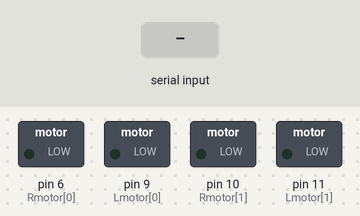
The sketch below on a simulated Arduino Uno, built with avr-gcc and run on an emulated ATmega328P. Parts: switched loads named in the sketch (green lamp = pin HIGH). The inputs (shaded band) are chosen by the test bench.

Above: at 1.2 s.
1.3 s: "F" received over Serial
At 2.5 s:
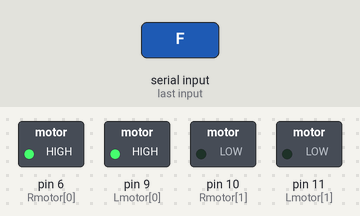
2.8 s: "B" received over Serial
At 3.6 s:
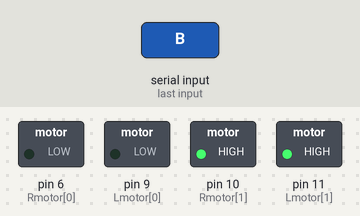
4.3 s: "R" received over Serial
At 4.8 s:
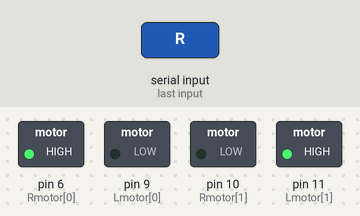
5.8 s: "L" received over Serial
At 7.0 s:
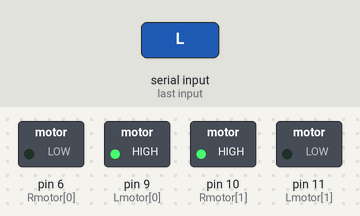
7.3 s: "1" received over Serial
At 8.3 s:
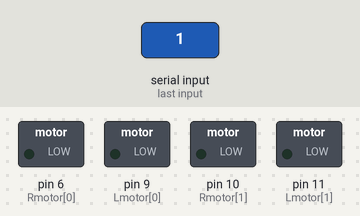
Timing chart, 0 to 9.8 s (numbered marks = the images above; inputs shaded):
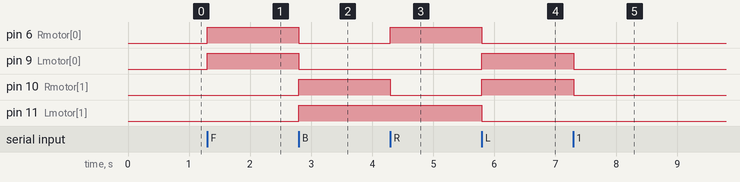

The sketch:

newLab12.ino
```cpp
const int Rmotor[2] = {6, 10};
const int Lmotor[2] = {9, 11};

char serialIn;

void setup() {
  pinMode(Rmotor[0], OUTPUT);
  pinMode(Rmotor[1], OUTPUT);
  pinMode(Lmotor[0], OUTPUT);
  pinMode(Lmotor[1], OUTPUT);

  Serial.begin(9600);
}


void straight(bool forward = true, bool off = false) {
  int forVar = forward ? 255 : 0;
  // right motor
  analogWrite(Rmotor[0], (off ? 0 : forVar));
  analogWrite(Rmotor[1], (off ? 0 : 255 - forVar));
  // left motor
  analogWrite(Lmotor[0], (off ? 0 : forVar));
  analogWrite(Lmotor[1], (off ? 0 : 255 - forVar));
}

void side(bool forward = true, bool right = true) {
  int leftVar = right ? 255 : 255;
  int rightVar = right ? 255 : 255;
  int forVar = forward ? 1 : 0;
  // right motor
  analogWrite(Rmotor[1 - forVar], rightVar);
  analogWrite(Rmotor[forVar], 0);
  // left motor
  analogWrite(Lmotor[forVar], leftVar);
  analogWrite(Lmotor[1-forVar], 0);
}

void loop() {
  while (Serial.available() > 0) {
    serialIn = Serial.read();
  }

  if (serialIn == 'F') {
    straight();
  } else if (serialIn == 'B') {
    //back
    straight(false);
  } else if (serialIn == 'R') {
    //right
    side();
  } else if (serialIn == 'L') {
    // left
    side(false);
  } else {
    straight(true, true);
  }
}
```

Measured:
- after the input at 1.3 s, pin 6 (Rmotor[0]), pin 9 (Lmotor[0]): LOW → HIGH at once
- after the input at 2.8 s, pin 6 (Rmotor[0]), pin 9 (Lmotor[0]): HIGH → LOW at once; pin 10 (Rmotor[1]), pin 11 (Lmotor[1]): LOW → HIGH at once
- after the input at 4.3 s, pin 6 (Rmotor[0]): LOW → HIGH at once; pin 10 (Rmotor[1]): HIGH → LOW at once
- after the input at 5.8 s, pin 6 (Rmotor[0]), pin 11 (Lmotor[1]): HIGH → LOW at once; pin 9 (Lmotor[0]), pin 10 (Rmotor[1]): LOW → HIGH at once
- after the input at 7.3 s, pin 9 (Lmotor[0]), pin 10 (Rmotor[1]): HIGH → LOW at once
